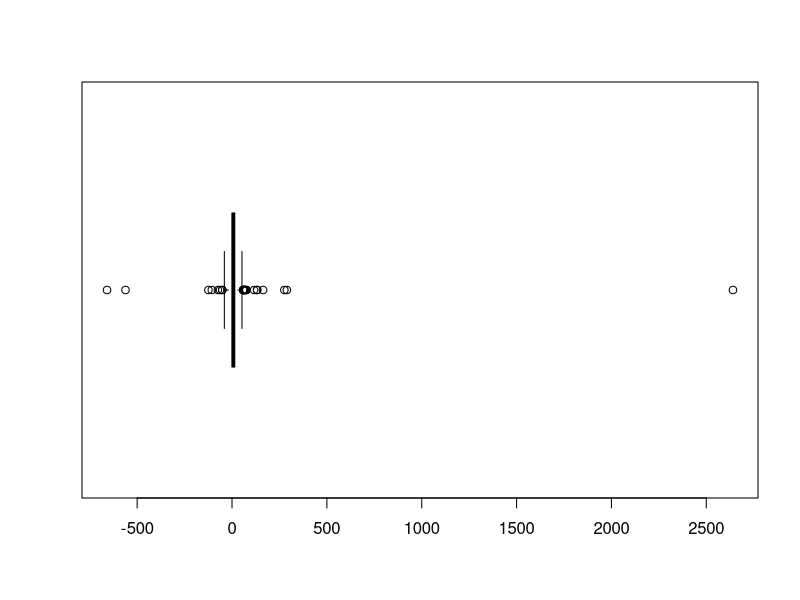
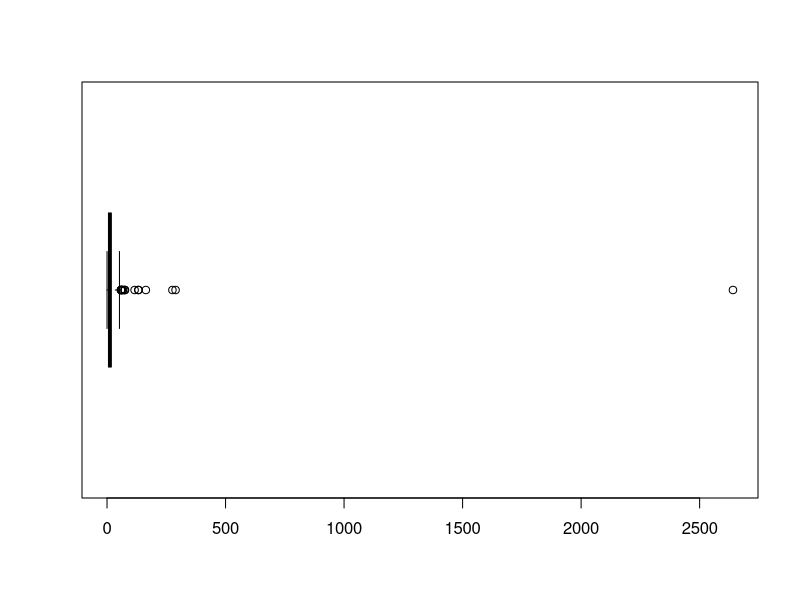
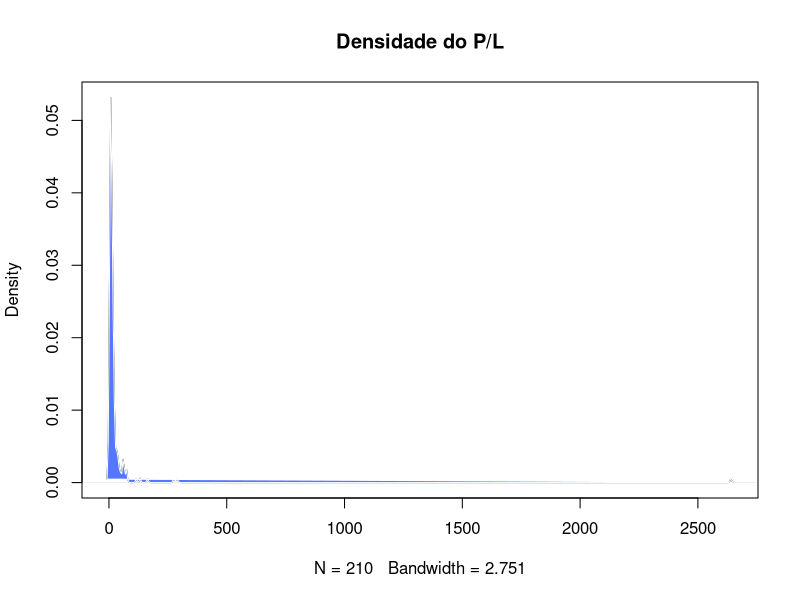
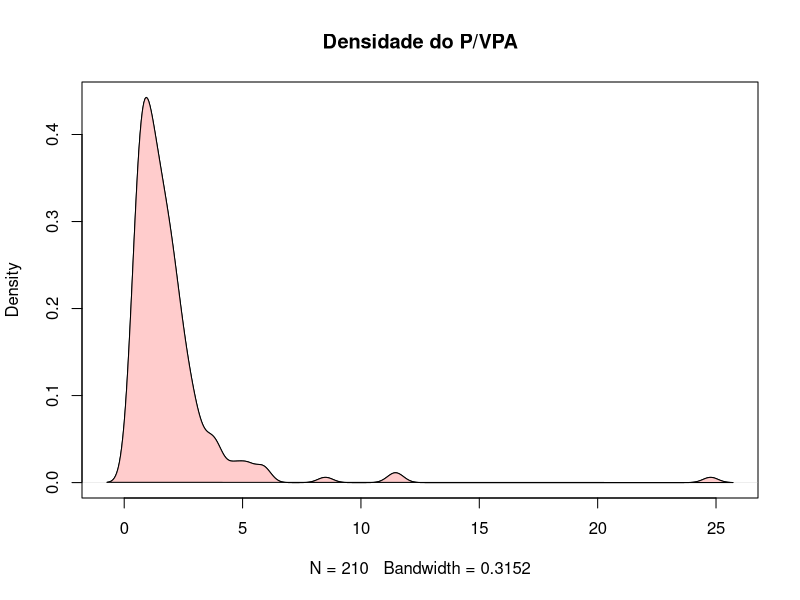
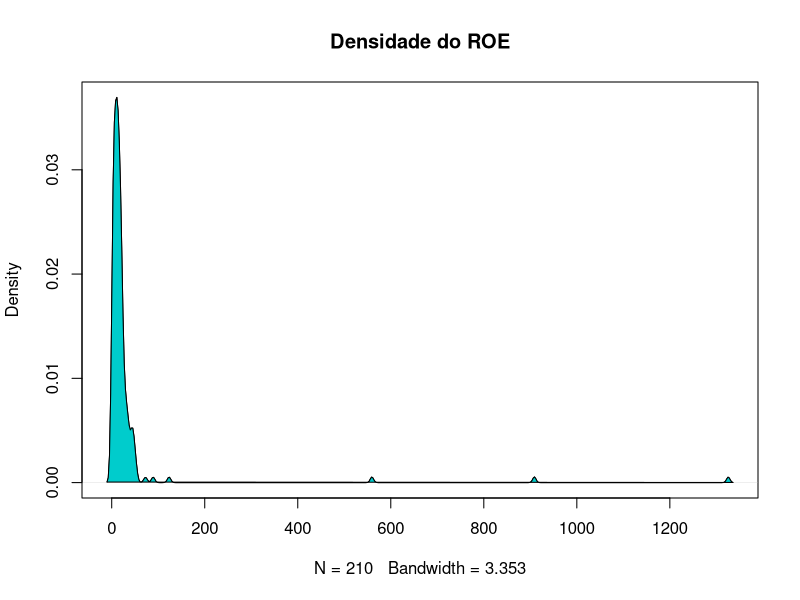
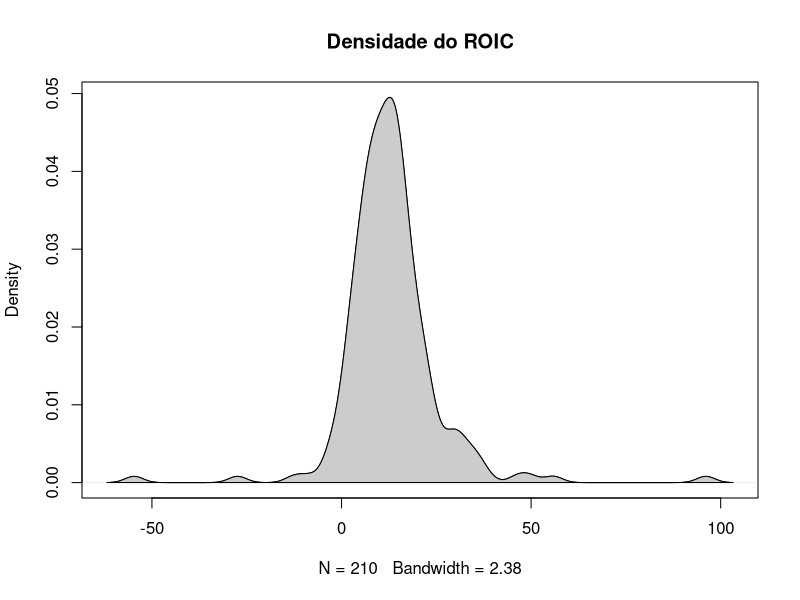
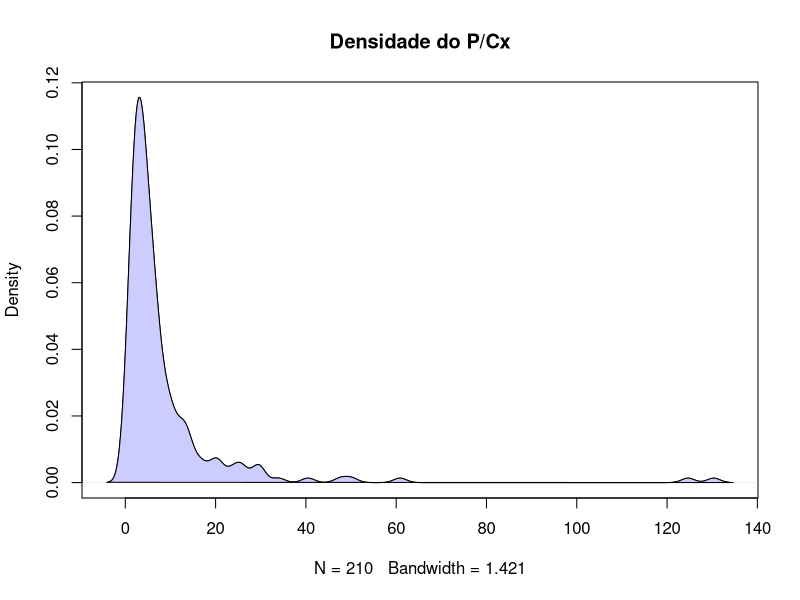
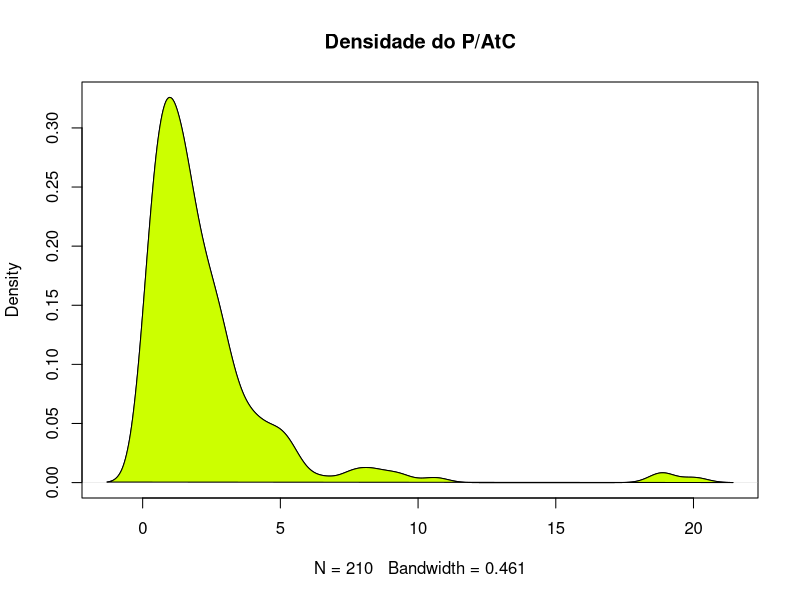

These charts were generated, in order, by the following R code:
library(tidyverse)
library(gridExtra)
library(ggplot2)


df_tri = read.csv("data/acoesb3.csv")

df_day = read.csv("data/acoesb3cot.csv")


#gridExtra::grid.table(df_day %>% slice(1:20)) # para plotar o db

ult_cot = cod = cotAtual = divY = c()
  
  for (i in 1:length(df_day[,"ultCot"])){
    if (df_day[i,"cod"] %in% cod){
      j = match(df_day[i,"cod"], cod)
        if (df_day[i,"ultCot"]>df_day[j,"ultCot"]){
          ult_cot = ult_cot[-j]; cod = cod[-j]; cotAtual = cotAtual[-j];
          divY = divY[-j]
          
          ult_cot = c(ult_cot, df_day[i,"ultCot"])
          cod = c(cod, df_day[i,"cod"])
          cotAtual = c(cotAtual, df_day[i,"cotAtual"])
          divY = c(divY, df_day[i, "divYield"])
        }
    } else {
      ult_cot = c(ult_cot, df_day[i,"ultCot"])
      cod = c(cod, df_day[i,"cod"])
      cotAtual = c(cotAtual, df_day[i,"cotAtual"])
      divY = c(divY, df_day[i, "divYield"])
    }
    
    
  }
  df_day_fil = data.frame(cod, cotAtual, divY, ult_cot)

  
  ult_bal = codigo = roic = cres_rec5 = n_ac = divb = disp = ativc = c();
  ativ = patl = recl12 = ebit12 = Lucl12 = recl3 = c()
  
  ult_cot_t = cotAtual_t = divY_t = c()
  for (i in 1:length(df_tri[,"ultBal"])){
    if (df_tri[i,"ultBal"] == "2023-03-31"){
      j = match(df_tri[i,"codigo"], cod)
      ult_cot_t = c(ult_cot_t, ult_cot[j])
      cotAtual_t = c(cotAtual_t, cotAtual[j])
      ult_bal =  c(ult_bal, df_tri[i,"ultBal"])
      codigo = c(codigo, df_tri[i,"codigo"])
      roic = c(roic, df_tri[i,"roic"])
      cres_rec5 = c(cres_rec5, df_tri[i,"cresRec5a"])
      divY_t = c(divY_t, divY[j])
      n_ac = c(n_ac, df_tri[i,"nAcoes"])
      divb = c(divb, df_tri[i,"divBruta"])
      disp = c(disp, df_tri[i,"disponib"])
      ativc = c(ativc, df_tri[i,"ativCirc"])
      ativ = c(ativ, df_tri[i,"ativos"])
      patl = c(patl, df_tri[i,"patLiq"])
      recl12 = c(recl12, df_tri[i,"recLiq12m"])
      ebit12 = c(ebit12, df_tri[i,"ebit12m"])
      Lucl12 = c(Lucl12, df_tri[i,"LucLiq12m"])
      recl3 = c(recl3, df_tri[i,"recLiq3m"])
  }
}
ult_bal_dates = c()
for (i in df_tri[,"ultBal"]){
  if (i %in% ult_bal_dates){}
  else{
    ult_bal_dates = c(ult_bal_dates, i)
  }
}
per = c()
for (i in length(df_tri[,"ultBal"])){
  j = match(df_tri[i,"ultBal"], ult_bal_dates)
    per = c(per,data.frame(ult_bal, codigo, roic, cres_rec5, n_ac, divb, disp,
                           ativc, ativ, patl, recl12, ebit12, Lucl12, recl3))
}

df_tri_3t22 = data.frame(ult_cot_t, cotAtual_t, ult_bal, codigo, roic, cres_rec5,
                         divY_t, n_ac, divb, disp,
                         ativc, ativ, patl, recl12, ebit12, Lucl12, recl3,
                         row.names = codigo)


#gridExtra::grid.table(df_tri_3t22 %>% slice(1:20))


pl = round(cotAtual_t/(Lucl12/n_ac), 2)
pv = round(cotAtual_t/(patl/n_ac), 2)
roe = round((Lucl12/patl)*100, 2)
roic = round(roic, 2)
p_cxa = round(cotAtual_t/(disp/n_ac), 2)
p_ativc = round(cotAtual_t/(ativc/n_ac), 2)
p_ativ = round(cotAtual_t/(ativ/n_ac), 2)
div_cxa = round(divb/disp, 2)
marg_ebit = round((ebit12/recl12)*100, 2)
marg_liq = round((Lucl12/recl12)*100, 2)
cres_rec5 = round(cres_rec5, 2)
divY_t = round(divY_t, 2)
lynch = round((divY_t+(cres_rec5/5))/pl, 2)
div_lucm = round(divb/(Lucl12/12), 2)


crit = data.frame(pl ,pv ,roe ,roic ,p_cxa ,p_ativc ,p_ativ , div_cxa,
                  marg_ebit ,marg_liq ,cres_rec5 ,divY_t ,lynch,
                  div_lucm, row.names = codigo)


rmv_inf_values_row = function(df){
  for (r in 1:length(df[,1])){
    if (is.na(match(Inf, df[r,])) || is.na(match(Inf, df[r,]))){
      
    } else {
      df = df[-r,]
    }
    
  }
  return(df)
}

rmv_neg_pl = function(df){
  pl_neg = c()
  col_i = match("P/L",colnames(df))
  len = length(df[,col_i])
  for (r in 1:len){
    if (!is.na(df[r,col_i])){
      if (df[r,col_i] < 0){
        pl_neg = c(pl_neg,(df[r,"P/L"]))
      }
    }
  }
  
  for (i in pl_neg) {
    if (i %in% df[,col_i]){
      df = df[-match(i,df[,col_i]),]
    }
  }
  return(df)
}

rmv_neg_pvpa = function(df){
  pvpa_neg = c()
  col_i = match("P/VPA",colnames(df))
  len = length(df[,col_i])
  for (r in 1:len){
    if (!is.na(df[r,col_i])){
      if (df[r,col_i] < 0){
        pvpa_neg = c(pvpa_neg,df[r,"P/VPA"])
      }
    }
  }
  for (i in pvpa_neg) {
    if (i %in% df[,col_i]){
      df = df[-match(i,df[,col_i]),]
    }
  }
  return(df)
}

colnames(crit) = c("P/L", "P/VPA",
                   "ROE",
                   "ROIC",
                   "Preço/(Caixa/Ação)", "Preço/(Ativos Circulantes/Ação)",
                   "Preço/(Ativos/Ação)", "Dív Bruta/Caixa", "Mar. EBITDA",
                   "Marg. Líquida", "Cresc. Rec. (5 Anos)",
                   "Dividendyield", "Lynch",
                   "Dív. Bruta/Lucro Mensal")


crit = rmv_inf_values_row(crit)

length(crit[,1])

boxplot(crit$`P/L`, range = 3, horizontal = T)

crit = rmv_neg_pl(crit)

boxplot(crit$`P/L`, range = 3, horizontal = T)

length(crit[,1])
crit = rmv_neg_pvpa(crit)
length(crit[,1])


#gridExtra::grid.table(crit %>% slice(1:20))

## aplicando teste de normalidade
apply(crit, 2, shapiro.test)

## verificando os fluxogramas densidade
d = density(crit$`P/L`)
plot(d, main = "Densidade do P/L")
polygon(d, col = "#5577ff", border = "white")

d = density(crit$`P/VPA`)
plot(d, main = "Densidade do P/VPA")
polygon(d, col = "#ffcccc", border = "black")

d = density(crit$ROE)
plot(d, main = "Densidade do ROE")
polygon(d, col = "#00cccc", border = "black")

d = density(crit$ROIC)
plot(d, main = "Densidade do ROIC")
polygon(d, col = "#cccccc", border = "black")

d = density(crit$`Preço/(Caixa/Ação)`)
plot(d, main = "Densidade do P/Cx")
polygon(d, col = "#ccccff", border = "black")

d = density(crit$`Preço/(Ativos Circulantes/Ação)`)
plot(d, main = "Densidade do P/AtC")
polygon(d, col = "#ccff00", border = "black")

d = density(crit$`Preço/(Ativos/Ação)`)
plot(d, main = "Densidade do P/At")
polygon(d, col = "#005500", border = "white")

d = density(crit$`Dív Bruta/Caixa`)
plot(d, main = "Densidade do DivB/Cx")
polygon(d, col = "#aa0022", border = "black")



emp_lucpat_neg = c()
for(r in 1:length(df_tri_3t22[,1])){
  if(df_tri_3t22[r,'Lucl12'] < 0 && df_tri_3t22[r,'patl'] < 0){
    emp_lucpat_neg = c(emp_lucpat_neg, df_tri_3t22[r, 'codigo'])
    }
}

length(emp_lucpat_neg)
roe_err = c()
for (r in emp_lucpat_neg){
  roe_err = c(roe_err,(df_tri_3t22[r,"Lucl12"]/df_tri_3t22[r,'patl'])*100)
}

emp_lucpat_neg[match(max(roe_err), roe_err)] ## empresa com o maior roe falso


## retirando os roes falsos

length(crit[,1])

for (r in 1:length(crit$ROE)){
  if (row.names(crit)[r] %in% emp_lucpat_neg){
    print(row.names(crit)[r]) #empresa retirada (tinha passado pelos
                              #2 filtros anteriores)
    crit = crit[-r,]
  }
}

length(crit[,1])

boxplot(names = c("P/L", "P/VPA", "ROE", "ROIC", "P/(Cx/A)", "P/(Ativ Circ/A)",
                  "P/(Ativ/A)", "Dív Bruta/Cx", "Mar. EBIT", "Marg. Líq",
                  "Cresc.Rec.5A", "Dividendyield", "Lynch",
                  "Dív.Br/Luc Mens"), crit, outline = T, range = 1.5)


## Retirando max(marg. liq)

row.names(crit)[match(max(crit$`Marg. Líquida`),crit$`Marg. Líquida`)]

crit = crit[-match(max(crit$`Marg. Líquida`), crit$`Marg. Líquida`),]

boxplot(names = c("P/L", "P/VPA", "ROE", "ROIC", "P/(Cx/A)", "P/(Ativ Circ/A)",
                  "P/(Ativ/A)", "Dív Bruta/Cx", "Mar. EBIT", "Marg. Líq",
                  "Cresc.Rec.5A", "Dividendyield", "Lynch",
                  "Dív.Br/Luc Mens"), crit, outline = T, range = 700)


## retirando min(marg. ebitda)

row.names(crit)[match(min(crit$`Mar. EBITDA`),crit$`Mar. EBITDA`)]

crit = crit[-match(min(crit$`Mar. EBITDA`), crit$`Mar. EBITDA`),]

boxplot(names = c("P/L", "P/VPA", "ROE", "ROIC", "P/(Cx/A)", "P/(Ativ Circ/A)",
                  "P/(Ativ/A)", "Dív Bruta/Cx", "Mar. EBIT", "Marg. Líq",
                  "Cresc.Rec.5A", "Dividendyield", "Lynch",
                  "Dív.Br/Luc Mens"), crit, outline = T, range = 70)

## retirando max(P/L)

row.names(crit)[match(max(crit$`P/L`),crit$`P/L`)]

crit = crit[-match(max(crit$`P/L`), crit$`P/L`),]

boxplot(names = c("pl", "pv", "roe", "roic", "p/cx", "p/at.c",
                  "p/at", "div.b/cx", "marg.eb", "marg.l", "cres.rec",
                  "dy", "ly", "div.b/luc.m"), crit, outline = T,
        range = 50)

## retirando max(Div/Lucm)

row.names(crit)[match(max(crit$`Dív. Bruta/Lucro Mensal`),crit$`Dív. Bruta/Lucro Mensal`)]

crit = crit[-match(max(crit$`Dív. Bruta/Lucro Mensal`), crit$`Dív. Bruta/Lucro Mensal`),]

boxplot(names = c("pl", "pv", "roe", "roic", "p/cx", "p/at.c",
                  "p/at", "div.b/cx", "marg.eb", "marg.l", "cres.rec",
                  "dy", "ly", "div.b/luc.m"), crit, outline = T,
        range = 3)

marg.l = crit$`Marg. Líquida`
marg.l_rmv_max = c()
for (i in sort(marg.l)){
  if (i != max(marg.l)){
    marg.l_rmv_max = c(marg.l_rmv_max,i)
  }
}
rng_max_mrg_l_s = c(max(marg.l),max(marg.l_rmv_max))
range(rng_max_mrg_l_s); range(marg.l_rmv_max)
(range(rng_max_mrg_l_s)[2]-range(rng_max_mrg_l_s)[1])/(range(marg.l_rmv_max)[2]-range(marg.l_rmv_max)[1]) ## > 1

## retirando max(marg.l)
#
#row.names(crit)[match(max(crit$`Marg. Líquida`),crit$`Marg. Líquida`)]
#
#crit = crit[-match(max(crit$`Marg. Líquida`), crit$`Marg. Líquida`),]
#
#boxplot(names = c("pl", "pv", "roe", "roic", "p/cx", "p/at.c",
#                  "p/at", "div.b/cx", "marg.eb", "marg.l", "cres.rec",
#                  "dy", "ly", "div.b/luc.m"), crit, outline = T,
#        range = 26)





norm = function(vec){
  vecn = c()
  for (i in vec){
    vecn = c(vecn, (i - min(vec))/(max(vec)-min(vec)))
  }
  return(vecn)
}

v_ag = c()
for (i in 1:length(crit[,1])){
  v_ag[i] = -norm(crit$`P/L`)[i] -norm(crit$`P/VPA`)[i] +norm(crit$ROE)[i]
  +norm(crit$ROIC)[i]
  -norm(crit$`Preço/(Caixa/Ação)`)[i]
  -norm(crit$`Preço/(Ativos Circulantes/Ação)`)[i]
  -norm(crit$`Preço/(Ativos/Ação)`)[i] -norm(crit$`Dív Bruta/Caixa`)[i]
  +norm(crit$`Mar. EBITDA`)[i] +norm(crit$`Marg. Líquida`)[i]
  +norm(crit$`Cresc. Rec. (5 Anos)`)[i]
  +norm(crit$Dividendyield)[i] +norm(crit$Lynch)[i]
  -norm(crit$`Dív. Bruta/Lucro Mensal`)[i]
}

result = data.frame(v_ag, row.names(crit), row.names = row.names(crit))

## 10 melhores
best10 = c()
val10 = c()
for (i in sort(result$v_ag, decreasing = T)) {
  if (length(best10) < 30){
    val10 = c(val10, i)
    best10 = c(best10, result$row.names.crit.[match(i, result$v_ag)])
  }
}

for (i in 1:length(best10)){
  print(c(best10[i], val10[i]))
}
